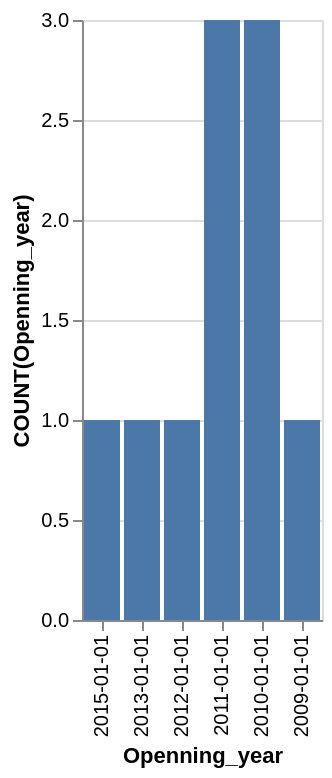

Express this chart as Vega-Lite.
### Vega-Lite specification from a JSON file in a GitHub repository (floating-point values rounded to 4 significant figures)
{"data": {"values": [{"x_data": "2015-01-01", "y_data": 1}, {"x_data": "2013-01-01", "y_data": 1}, {"x_data": "2012-01-01", "y_data": 1}, {"x_data": "2011-01-01", "y_data": 3}, {"x_data": "2010-01-01", "y_data": 3}, {"x_data": "2009-01-01", "y_data": 1}]}, "mark": "bar", "encoding": {"x": {"field": "x_data", "type": "nominal", "title": "Openning_year", "sort": "descending"}, "y": {"field": "y_data", "type": "quantitative", "title": "COUNT(Openning_year)"}}}
